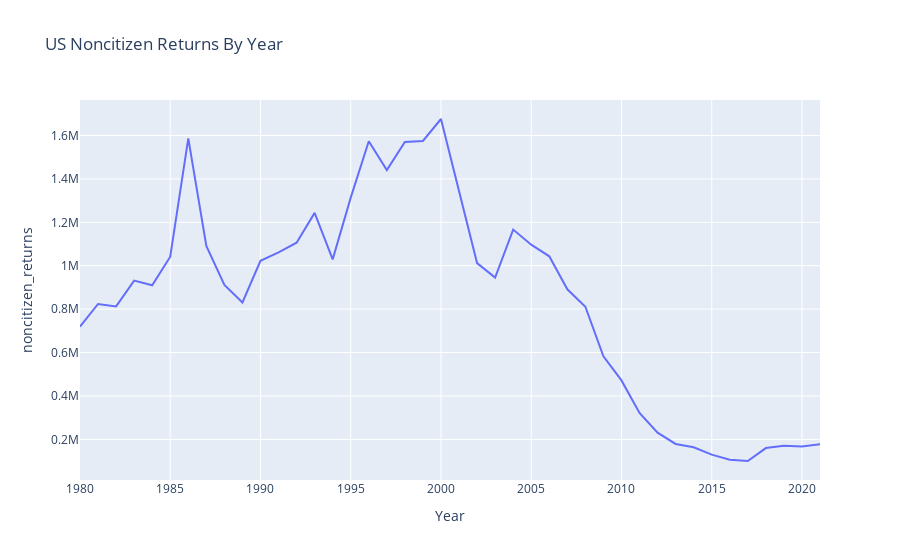

Notebook code for this chart:
### Code cell
noncitizen_returns_fig = px.line(df, x='Year', y='noncitizen_returns', title='US Noncitizen Returns By Year')
noncitizen_returns_fig.show()

### Figure 1 — Plotly figure (JSON) as saved in the notebook; plotly's stock layout.template omitted (floating-point values rounded to 4 significant figures)
{"data": [{"hovertemplate": "Year=%{x}<br>noncitizen_returns=%{y}<extra></extra>", "legendgroup": "", "line": {"color": "#636efa", "dash": "solid"}, "marker": {"symbol": "circle"}, "mode": "lines", "name": "", "orientation": "v", "showlegend": false, "type": "scatter", "x": [1980, 1981, 1982, 1983, 1984, 1985, 1986, 1987, 1988, 1989, 1990, 1991, 1992, 1993, 1994, 1995, 1996, 1997, 1998, 1999, 2000, 2001, 2002, 2003, 2004, 2005, 2006, 2007, 2008, 2009, 2010, 2011, 2012, 2013, 2014, 2015, 2016, 2017, 2018, 2019, 2020, 2021], "xaxis": "x", "y": [719211, 823875, 812572, 931600, 909833, 1041296, 1586320, 1091203, 911790, 830890, 1022533, 1061105, 1105829, 1243410, 1029107, 1313764, 1573428, 1440684, 1570127, 1574863, 1675876, 1349371, 1012116, 945294, 1166576, 1096920, 1043381, 891390, 811263, 582567, 471798, 322046, 231105, 178973, 163836, 129636, 106479, 100454, 159960, 171125, 167453, 178227], "yaxis": "y"}], "layout": {"legend": {"tracegroupgap": 0}, "title": {"text": "US Noncitizen Returns By Year"}, "xaxis": {"anchor": "y", "domain": [0, 1], "title": {"text": "Year"}}, "yaxis": {"anchor": "x", "domain": [0, 1], "title": {"text": "noncitizen_returns"}}}}
